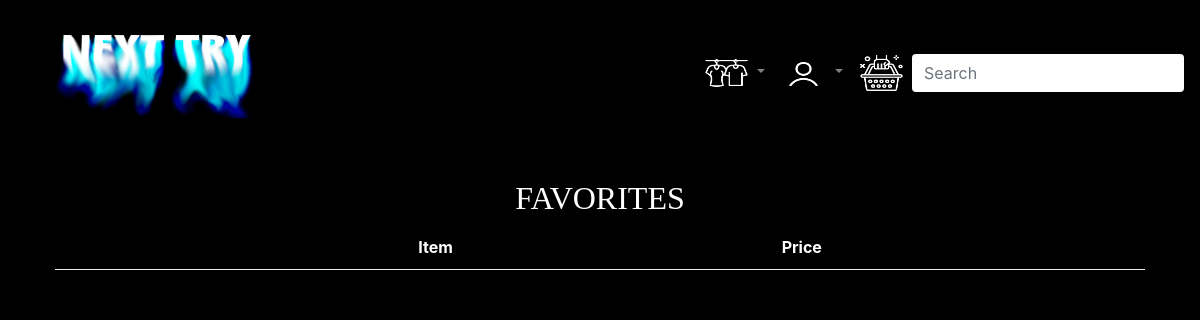
The page /favorites/ (signed in) on the database as committed earlier.
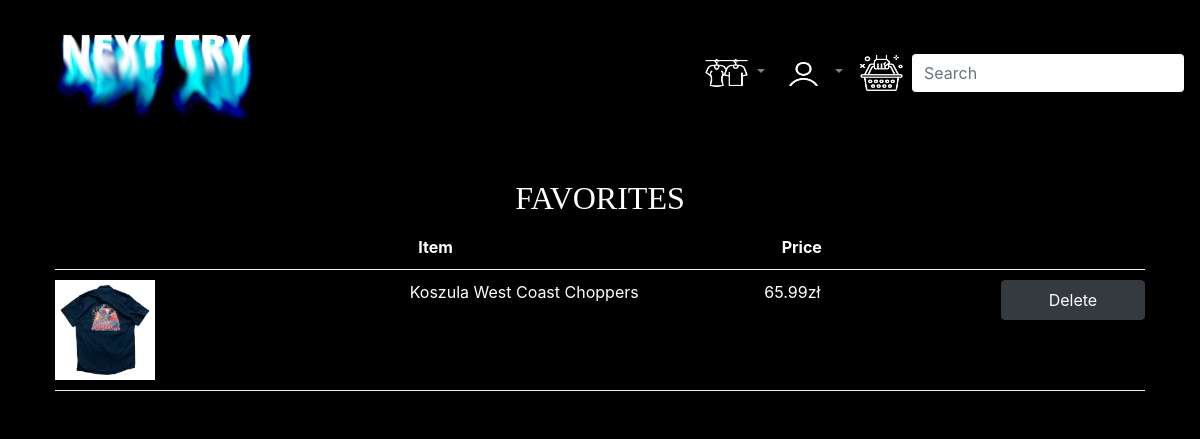
The same page on the database as committed later.
### store/models.py (models this page shows, shortened)
class OrderItem(models.Model):
    product = models.ForeignKey(Product, on_delete=models.SET_NULL, blank=True, null=True)
    order = models.ForeignKey(Order, on_delete=models.SET_NULL, blank=True, null=True)
    date_added = models.DateTimeField(auto_now_add=True)
    @property
    def get_total(self):
        total = self.product.price
        return total

class Product(models.Model):
    name = models.CharField(max_length=200, null=True)
    price = models.FloatField()
    sizes = (
        ('XXL', 'XXL'),
        ('XL', 'XL'),
        ('L', 'L'),
        ('M', 'M'),
        ('S', 'S'),
        ('XS', 'XS'),
    )
    size = models.CharField(max_length=3, choices=sizes, blank=True)
    shoe_size = models.FloatField(null=True, blank=True)
    brand = models.CharField(max_length=200, null=True)
    sexes = (
        ('Unisex', 'Unisex'),
        ('M', 'Male'),
        ('F', 'Female'),
    )
    sex = models.CharField(max_length=6, choices=sexes, default='Unisex')
    conditions = (
        ('New', 'New'),
        ('Very good', 'Very good'),
        ('Good', 'Good'),
        ('Satisfactory', 'Satisfactory'),
    )
    condition = models.CharField(max_length=12, choices=conditions, default='New')
    genres = (
        ('Sweatshirt', 'Sweatshirt'),
        ('T-shirt', 'T-shirt'),
        ('Jacket', 'Jacket'),
        ('Sweater', 'Sweater'),
        ('Pants', 'Pants'),
        ('Shirt', 'Shirt'),
        ('Shoes', 'Shoes'),
        ('Other', 'Other'),
    )
    genre = models.CharField(max_length=10, choices=genres, default='Other')
    image = models.ImageField(null=True, blank=True)
    image1 = models.ImageField(null=True, blank=True)
    image2 = models.ImageField(null=True, blank=True)
    @property
    def imageURL(self):
        try:
            url = self.image.url
        except:
            url = ""
        return url

### store/views.py (the view)
# urls.py: path('favorites/', favorites_view, name="favorites_view"),
@login_required
def favorites_view(request):
    if request.user.is_authenticated:
        customer = request.user.customer
        order, created = Order.objects.get_or_create(customer=customer, complete=False)
        items = order.orderitem_set.all()
    else:
        items = []
        order = {'get_cart_total': 0, 'get_cart_items': 0}
    context = {'items': items, 'order': order}
    return render(request, 'store/favorites.html', context)

### templates/store/favorites.html
{% extends 'store/main.html' %}
{% load static %}
{% block content %}
    <h3 class="title">
        FAVORITES
    </h3>
    <div class="row">
	    <div class="col-lg-12">
		    <div class="box-element">
                <div class="cart-row">
                    <div style="flex:3"></div>
                    <div style="flex:3"><strong>Item</strong></div>
                    <div style="flex:2"><strong>Price</strong></div>
                    <div style="flex:1"></div>
                </div>
                {% for item in items %}
                <div class="cart-row">
                    <div style="flex:3"><img class="row-image" src="{{ item.product.imageURL }}"></div>
                    <div style="flex:3"><p>{{ item.product.name }}</p></div>
                    <div style="flex:2"><p>{{ item.get_total|floatformat:2}}zł</p></div>
                    <button style="flex: 1; max-height: 40px" type="button" class="btn btn-dark">Delete</button>
                </div>
                {% endfor %}
		    </div>
	    </div>
    </div>
{% endblock content %}

Rows that differ between the two databases and show on the page:
added OrderItem: product.imageURL (picture), product.name "Koszula West Coast Choppers", get_total "65.99"
